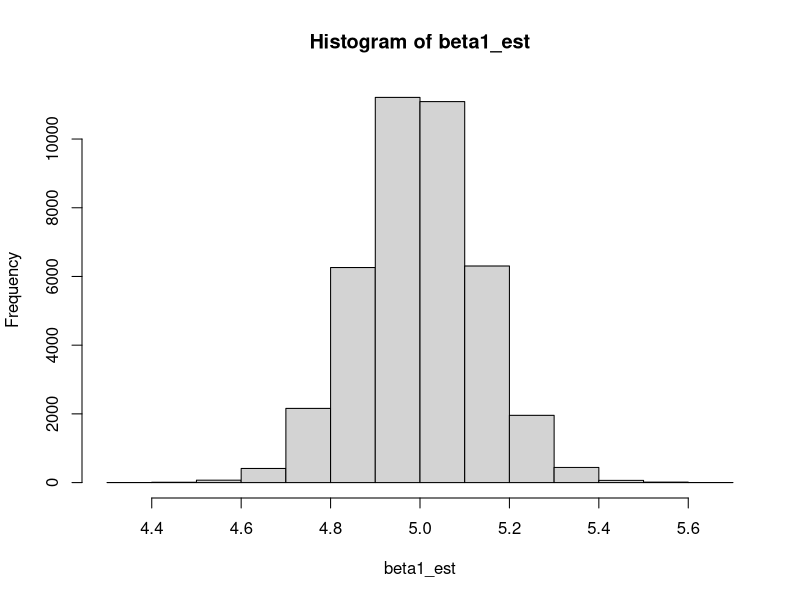
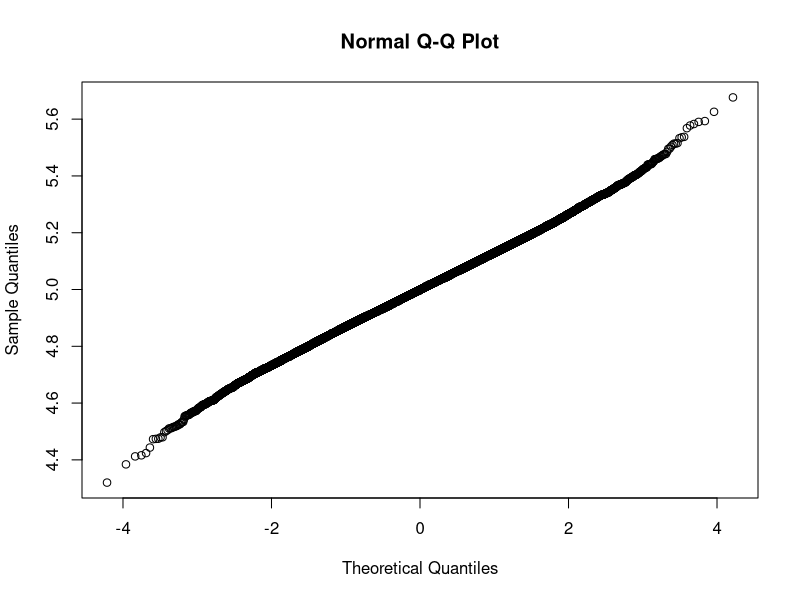

The R script that drew these images, in order: (Note: a time limit stopped this script after it produced the figures.)
## ---- chunk 1
knitr::opts_chunk$set(echo = TRUE)
## ---- chunk 2
  #Проверяваме дали отхвърля H0
denyZeroHyp = function(n){
  t = table(sample(1:6,size = n,replace = T))
  result = chisq.test(t)$p.value<0.05
  result
}
## ---- chunk 3
#Гледаме какъв процент от всички отхъврлят H0
f1 = function(n){
  s = sum(replicate(10000,denyZeroHyp(n)))/10000*100
  result = paste(s, "%")
  result
}
f1(100)
f1(200)
f1(400)
## ---- chunk 4
#Проверяваме дали данните са от нормално разпределение
checkNormality = function(n) {
    x = runif(n, 5, 12)
    hypResults = shapiro.test(x)$p.value > 0.05
    hypResults
}
## ---- chunk 5
#Намираме  Колко често заключението на теста е вярно 
f2 = function(nBig,n){
  results = replicate(n=nBig,checkNormality(n))
  prop.table(table(results))
}
f2(10000,15)
f2(10000,25)
f2(10000,50)
f2(10000,90)
## ---- chunk 6
#Функция четаеща графиката на оценката на бета1
graphics = function(beta1_est){
  hist(beta1_est)
  qqnorm(beta1_est)
}
## ---- chunk 7
f3 = function(n){
  beta1 = 5
  # 4 реда - по 1 за всяка подточка
  beta1_est =  matrix(data = NA, nrow = 4, ncol = 10000)
  beta1_sd_err = matrix(data = NA, nrow = 4, ncol = 10000)
  beta1_sd_err = matrix(data = NA, nrow = 4, ncol = 10000)
  leftConfInt = matrix(data = NA, nrow = 4, ncol = 10000)
  rightConfInt = matrix(data = NA, nrow = 4, ncol = 10000)
  
  #генерираме данните 10000 пъти
  for (k in 1:10000) {
    x = sample(1:10, size = n, replace = TRUE)
    
    # а)
    e = rnorm(n, mean = 0, sd = 2)
    y = beta1 * x + e
    
    df = data.frame(x, y)
    model = lm(y ~ x, data = df)
    model_summary = summary(model)
   
    beta1_est[1, k] = model_summary$coefficients[2, 1] # оценка на бета1
    beta1_sd_err[1, k] = model_summary$coefficients[2, 2]
    leftConfInt[1,k] = confint(model)[2,1] #левия край на дов. интервал за бета1
    rightConfInt[1,k] = confint(model)[2,2] #десния край на дов. интервал за бета1
    
    # б)
    e = runif(n, -3.5, 3.5)
    y = beta1 * x + e
    
    df = data.frame(x, y)
    model = lm(y ~ x, data = df)
    model_summary = summary(model)
    p = paste("b)")
    beta1_est[2, k] = model_summary$coefficients[2, 1] # оценка на бета1
    beta1_sd_err[2, k] = model_summary$coefficients[2, 2]
    leftConfInt[2,k] = confint(model)[2,1] #левия край на дов. интервал за бета1
    rightConfInt[2,k] = confint(model)[2,2] #десния край на дов. интервал за бета1
    
    # в)
    v = rexp(n, 0.7)
    w = rexp(n, 0.7)
    e = v - w
    y = beta1 * x + e
    
    df = data.frame(x, y)
    model = lm(y ~ x, data = df)
    model_summary = summary(model)
    beta1_est[3, k] = model_summary$coefficients[2, 1] # оценка на бета1
    beta1_sd_err[3, k] = model_summary$coefficients[2, 2]
    leftConfInt[3,k] = confint(model)[2,1] #левия край на дов. интервал за бета1
    rightConfInt[3,k] = confint(model)[2,2]  #десния край на дов. интервал за бета1
    
    # г)
    u = rexp(n, 0.5)
    e = u - 2
    y = beta1 * x + e
    
    df = data.frame(x, y)
    model = lm(y ~ x, data = df)
    model_summary = summary(model)
 
    beta1_est[4, k] = model_summary$coefficients[2, 1] # оценка на бета1
    beta1_sd_err[4, k] = model_summary$coefficients[2, 2] 
    leftConfInt[4,k] = confint(model)[2,1] #левия край на дов. интервал за бета1
    rightConfInt[4,k] = confint(model)[2,2]  #десния край на дов. интервал за бета1
  }
   #Създаваме матрица за крайните резултати
  tbl = matrix(data = NA, nrow = 4, ncol = 3)
  rownames(tbl) = c("а)", "б)","в)","г)")
  colnames(tbl) = c("Колко често доверителният интервал за бета1 съдържа истинската стойност?",
                    "средната дължина на доверителния интервал на базата на 10000 повторения",
                    "средното на beta1_est на базата на 10000 повторения")
  for (k in 1:4) {
    tbl[k, 1] = paste(sum((beta1 > leftConfInt[k,]) & (beta1< rightConfInt[k,])) / 10000 * 100, "%") 
    tbl[k, 2] = mean(rightConfInt[k,] - leftConfInt[k,]) # (-beta1_sd_err , +beta1_sd_err)
    tbl[k, 3] = mean(beta1_est[k,]) 
  }
  n = paste("N =",n)
  print(n)
  #Чертаем графиките 
  graphics(beta1_est)
  print(tbl)
  
}
## ---- chunk 8
#Пускаме резултатите за различни стойности на n
ns = c(30, 50, 100, 500)
for (n in ns) {
  f3(n)
}
